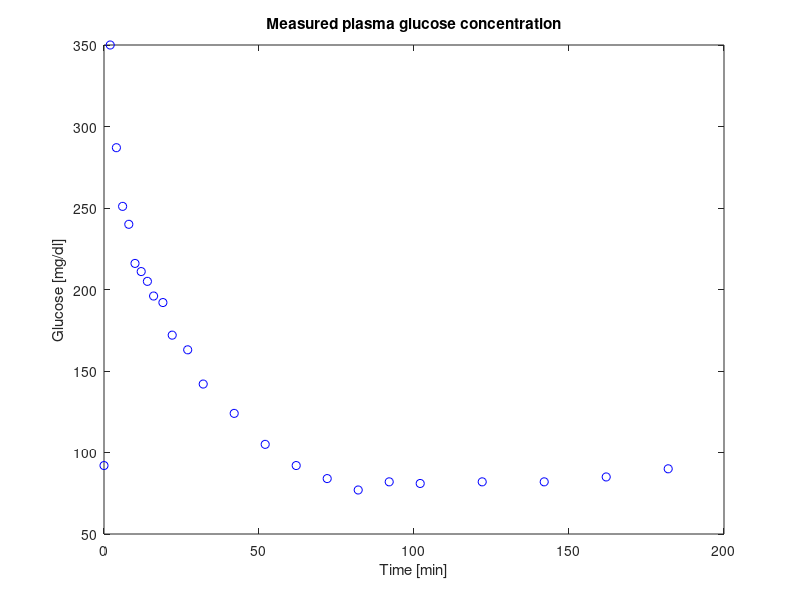
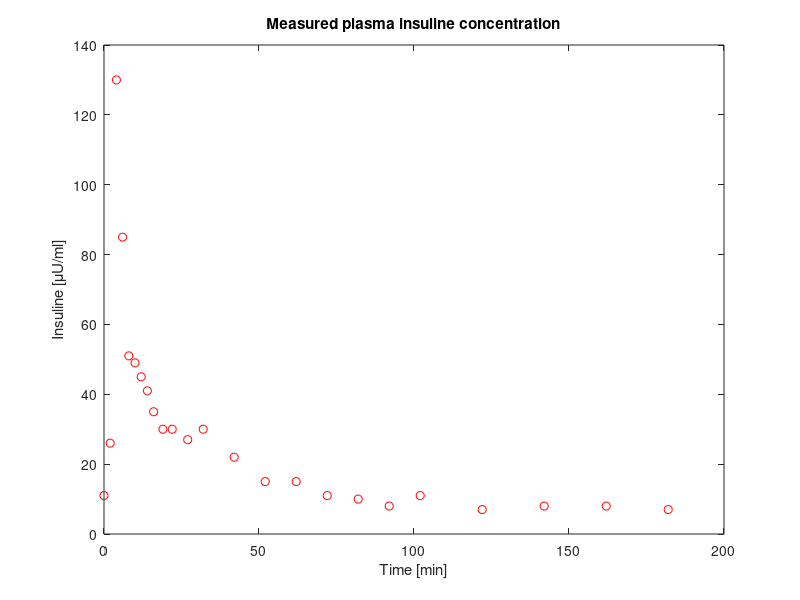

Write MATLAB code to recreate these figures, in order. (Note: this script raises an error after producing the figures.)
% % % % % % % % % % % % % % % % % % % % % % % % % % % % % % % % % % %
% Mastrofini Alessandro
% % % % % % % % % % % % % % % % % % % % % % % % % % % % % % % % % % %
% Medical Engineering - University of Rome Tor Vergata
% Physiological Systems Modeling and Simulation
% F. Caselli, MSSF A.Y. 2021/2022
% % % % % % % % % % % % % % % % % % % % % % % % % % % % % % % % % % %
% Glucose minimal model
% % % % % % % % % % % % % % % % % % % % % % % % % % % % % % % % % % %

% Load data
clear all
close all
load("experimental_data.mat")
% data tgi
% time - glucose - insuline
time=tgi(:,1);
glucose=tgi(:,2);
insuline=tgi(:,3);
% plot figure Time [min] vs glucose [mg/dl]
figure;
plot(time,glucose,'ob');
xlabel('Time [min]')
ylabel('Glucose [mg/dl]')
title('Measured plasma glucose concentration')
% plot figure Time [min] vs insuline [uU/ml]
% insulin is measured in Unit and 1 μU/ml = 7.174 pmol/l
figure;
plot(time,insuline,'or');
xlabel('Time [min]')
title('Measured plasma insuline concentration')
ylabel('Insuline [{\mu}U/ml]')

%% parameters for glucose minimal model

G0=279; % [mg/dl]
x0=0;
Gb=93; % baseline glucose concentration
Ib=11;
Sg=2.6E-2;
k=0.025;
Si=5.0e-4; % insuline sensititivty
% color for plotting

mygreen='#77AC30';
myred='#A2142F';
myblue='#0072BD';
%% ODE solver
parameters=[Sg,Gb,k,Ib,Si]; % insert all the parameters inside a vector
% call ODE45 by passing odefnc() 
% passe odefnc() with t,y and insuline (must be interpolated)
% and time (from tgi variable) and parameters vector
% use span time as a [init final] and not all the time vector
% so ODE45 estimates y in t value by itself 
% and not in the same value of the time variabile
% So, using time variabile ODE return y with 24 components
% using [time(1) time(end)] ODE45 return y in 69 components

[t,y] = ode45(@(t,y) odefcn(t,y,insuline,time,parameters), [time(1), time(end)],[G0,x0]);

% plot glucose levels
figure;
plot(t,y(:,1),'-','Color',mygreen)
hold on
plot(time,glucose,'o','Color',myred)
legend({'Solved', 'Measured'})
title('Glucose')
xlabel('Time[min]')
ylabel('Glucose [mg/dl]')
legend({'Model','Samples'})

% % plot effective insuline
% figure;
% plot(t,y(:,2),'Color',myblue)
% title('Effective insuline')
% xlabel('Time[min]')
% ylabel('[{\mu}U/ml]')

% plot plasmatic insuline
figure;
time_for_interp=linspace(time(1),time(end),length(time));
I_inter=interp1(2*time,insuline,time_for_interp);
plot(time,I_inter,'-*','Color',myblue)
hold on
plot(time,insuline,'or')
title('Plasmatic levels of insuline')
legend({'Interpolation','Samples'})
xlabel('Time[min]')
ylabel('Insuline [{\mu}U/ml]')
%%
path='figs/';
exportgraphics(figure(1),strcat(path,'glucose_sample','.pdf'),'BackgroundColor','none','ContentType','vector');
exportgraphics(figure(2),strcat(path,'insuline_sample','.pdf'),'BackgroundColor','none','ContentType','vector');
exportgraphics(figure(3),strcat(path,'glucose_model','.pdf'),'BackgroundColor','none','ContentType','vector');
%exportgraphics(figure(1),strcat(path,'effective_insuline_model','.pdf'),'BackgroundColor','none','ContentType','vector');
exportgraphics(figure(4),strcat(path,'insulin_model','.pdf'),'BackgroundColor','none','ContentType','vector');

